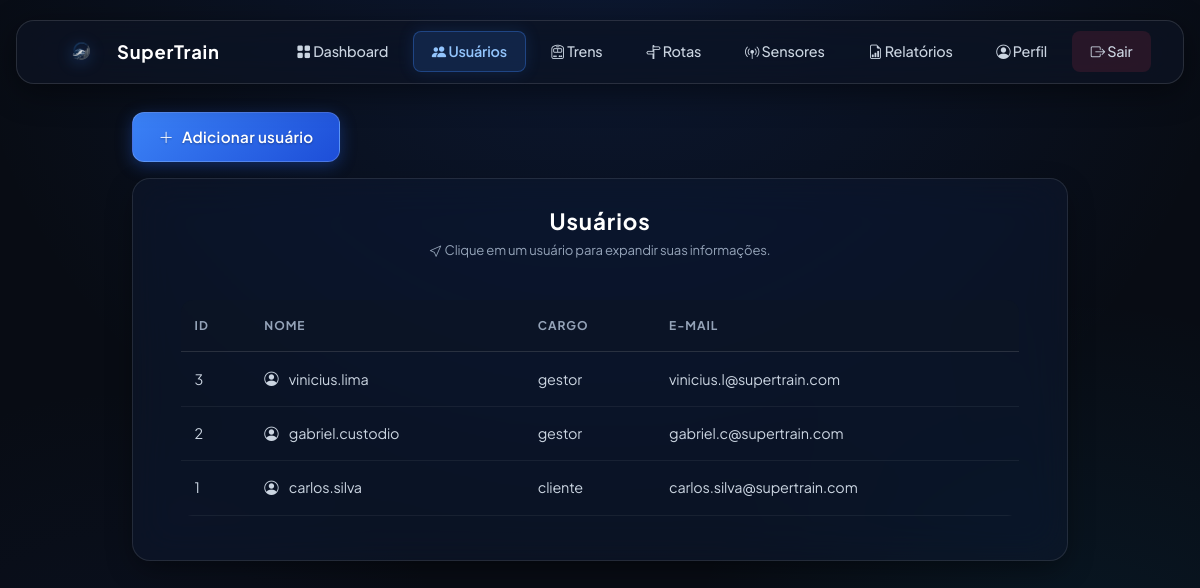
The page /usuarios.php (signed in) on the database its author committed.
### tables this page shows
CREATE TABLE `usuarios` (
    `id` INT AUTO_INCREMENT PRIMARY KEY,
    `email` VARCHAR(150) NOT NULL UNIQUE,
    `nome_usuario` VARCHAR(50) NOT NULL UNIQUE,
    `senha_hash` VARCHAR(255) NOT NULL,
    `cargo` enum('gestor', 'cliente') DEFAULT 'cliente',
    `pais_id` INT NOT NULL,
    `status_conta` ENUM('ativo', 'inativo', 'bloqueado', 'pendente') NOT NULL DEFAULT 'ativo',
    `ultimo_login` DATETIME NULL,
    `criado_em` DATETIME DEFAULT CURRENT_TIMESTAMP,
    `atualizado_em` DATETIME DEFAULT CURRENT_TIMESTAMP ON UPDATE CURRENT_TIMESTAMP,
    CONSTRAINT `fk_usuarios_pais` FOREIGN KEY (`pais_id`) REFERENCES `paises`(`id`) ON DELETE RESTRICT
);

### usuarios.php (the view, shortened to what this page needs)
<?php
require_once 'config.php';
$sql = '
    SELECT
        id,
        nome_usuario AS nome,
        cargo,
        email
    FROM usuarios
    ORDER BY id DESC
';
$resultado = $conexao->query($sql);
?>
<!DOCTYPE html>
<html lang="pt-br">
<head>
    <link
        href="https://cdn.jsdelivr.net/npm/bootstrap@5.3.3/dist/css/bootstrap.min.css"
        rel="stylesheet"
    >
    <link
        href="https://cdn.jsdelivr.net/npm/bootstrap-icons@1.11.3/font/bootstrap-icons.min.css"
        rel="stylesheet"
    >
    <link rel="stylesheet" href="estilo/usuario.css">
</head>
<body>
    <header>
        <nav class="navbar navbar-expand-lg bg-blur">
            <div class="container-fluid">
                <a class="navbar-brand" href="dashboard.php">
                    <img
                        src="imagens/logo.png"
                        alt="SuperTrain Logo"
                        width="36"
                        height="28"
                    >
                    SuperTrain
                </a>
                <div
                    class="collapse navbar-collapse"
                    id="navbarSuperTrain"
                >
                    <ul class="navbar-nav ms-auto mb-2 mb-lg-0">
                        <li class="nav-item">
                            <a class="nav-link" href="dashboard.php">
                                <i class="bi bi-grid-fill"></i>
                                Dashboard
                            </a>
                        </li>
                        <li class="nav-item">
                            <a
                                class="nav-link active"
                                aria-current="page"
                                href="usuarios.php"
                            >
                                <i class="bi bi-people-fill"></i>
                                Usuários
                            </a>
                        </li>
                        <li class="nav-item">
                            <a class="nav-link" href="trens.php">
                                <i class="bi bi-train-front"></i>
                                Trens
                            </a>
                        </li>
                        <li class="nav-item">
                            <a class="nav-link" href="rotas.php">
                                <i class="bi bi-signpost-split"></i>
                                Rotas
                            </a>
                        </li>
                        <li class="nav-item">
                            <a class="nav-link" href="sensores.php">
                                <i class="bi bi-broadcast-pin"></i>
                                Sensores
                            </a>
                        </li>
                        <li class="nav-item">
                            <a class="nav-link" href="relatorios.php">
                                <i class="bi bi-file-earmark-bar-graph"></i>
                                Relatórios
                            </a>
                        </li>
                        <li class="nav-item">
                            <a class="nav-link" href="perfil.php">
                                <i class="bi bi-person-circle"></i>
                                Perfil
                            </a>
                        </li>
                        <li class="nav-item">
                            <a class="nav-link text-danger" href="sair.php">
                                <i class="bi bi-box-arrow-right"></i>
                                Sair
                            </a>
                        </li>
                    </ul>
                </div>
            </div>
        </nav>
    </header>
    <main>
        <div class="container trens-container">
            <div class="header-actions mb-3">
                <a
                    href="formulario_usuarios.php?id=0"
                    class="btn btn-primary"
                >
                    <i class="bi bi-plus-lg"></i>
                    <span>Adicionar usuário</span>
                </a>
            </div>
            <div class="card card-bg-blur trens-card">
                <div class="card-header-custom">
                    <h1 class="card-title">
                        Usuários
                    </h1>
                    <p class="card-subtitle">
                        <i class="bi bi-cursor"></i>
                        Clique em um usuário para expandir suas informações.
                    </p>
                </div>
                <div class="card-body">
                    <div class="table-responsive">
                        <table class="table align-middle">
                            <thead>
                                <tr>
                                    <th scope="col">ID</th>
                                    <th scope="col">Nome</th>
                                    <th scope="col">Cargo</th>
                                    <th scope="col">E-mail</th>
                                </tr>
                            </thead>
                            <tbody>
                                <?php if ($resultado->num_rows > 0): ?>
                                    <?php while ($linha = $resultado->fetch_assoc()): ?>
                                        <?php
                                        $id_usuario = (int) $linha['id'];
                                        $nome_usuario = htmlspecialchars(
                                            $linha['nome'] ?? '',
                                            ENT_QUOTES,
                                            'UTF-8'
                                        );
                                        $cargo_usuario = htmlspecialchars(
                                            $linha['cargo'] ?? '',
                                            ENT_QUOTES,
                                            'UTF-8'
                                        );
                                        $email_usuario = htmlspecialchars(
                                            $linha['email'] ?? '',
                                            ENT_QUOTES,
                                            'UTF-8'
                                        );
                                        $id_detalhes = 'detalhes-usuario-' . $id_usuario;
                                        ?>
                                        <tr
                                            class="user-row"
                                            role="button"
                                            tabindex="0"
                                            data-bs-toggle="collapse"
                                            data-bs-target="#<?= $id_detalhes ?>"
                                            aria-expanded="false"
                                            aria-controls="<?= $id_detalhes ?>"
                                        >
                                            <td>
                                                <?= $id_usuario ?>
                                            </td>
                                            <td>
                                                <i class="bi bi-person-circle me-2"></i>
                                                <?= $nome_usuario ?>
                                            </td>
                                            <td>
                                                <?= $cargo_usuario ?>
                                            </td>
                                            <td>
                                                <?= $email_usuario ?>
                                            </td>
                                        </tr>
                                    <?php endwhile; ?>
                                <?php endif; ?>
                            </tbody>
                        </table>
                    </div>
                </div>
            </div>
        </div>
    </main>
</body>
</html>

### estilo/usuario.css (style rules this page uses)
.trens-container { max-width: 960px; margin: 0 auto; padding-bottom: 4rem; }
.trens-card { padding: 1.75rem 2rem; }
.card-header-custom { display: flex; flex-direction: column; align-items: center; justify-content: center; margin-bottom: 1.5rem; gap: 0.25rem; }
.card-header-custom .card-title { font-family: var(--font-heading); font-size: 1.4rem; letter-spacing: 0.04em; color: #ffffff; margin: 0; }
.card-header-custom .card-subtitle { font-size: 0.82rem; color: var(--cor-texto-mutado); margin: 0; }

### usuarios.php (style rules this page uses)
.user-row { cursor: pointer; }

### rows shown on the page
usuarios: id "3", nome_usuario "vinicius.lima", cargo "gestor", email "vinicius.l@supertrain.com"
usuarios: id "2", nome_usuario "gabriel.custodio", cargo "gestor", email "gabriel.c@supertrain.com"
usuarios: id "1", nome_usuario "carlos.silva", cargo "cliente", email "carlos.silva@supertrain.com"
